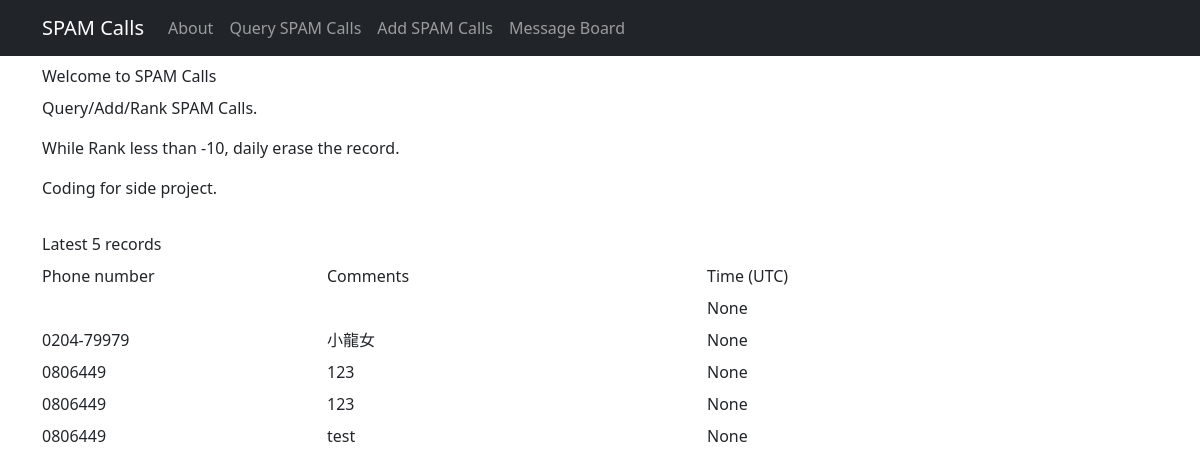
The app's page /about, older data.
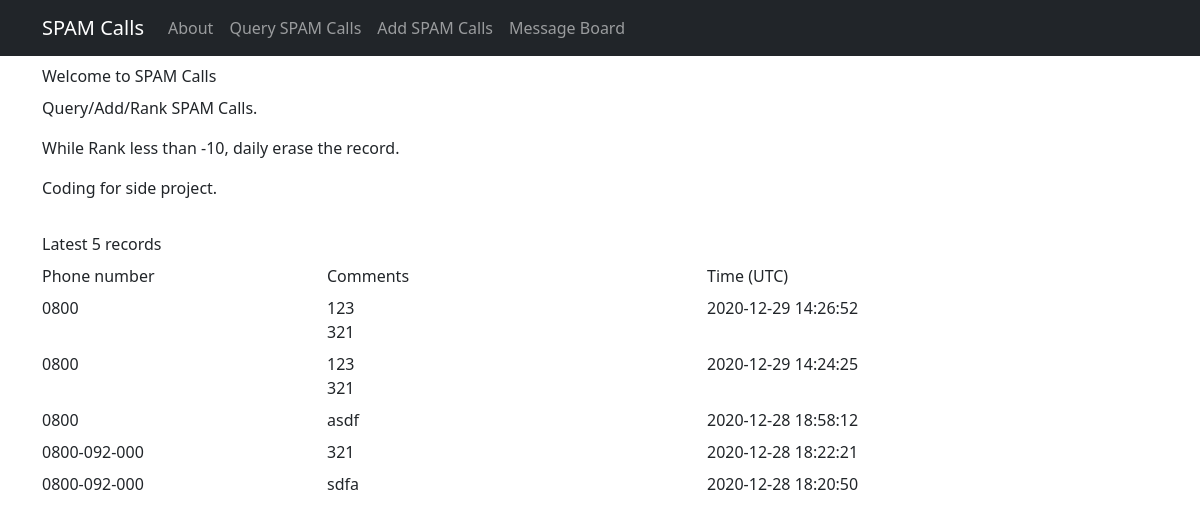
The same page, newer data.
### tables this page shows
CREATE TABLE calls (
            id INTEGER PRIMARY KEY AUTOINCREMENT,
            phone TEXT NOT NULL,
            comments TEXT NOT NULL,
            time TIMESTAMP DEFAULT CURRENT_TIMESTAMP,
            rank INTEGER DEFAULT 0
        );

### routes.py (the view)
@app.route("/", methods=["GET"])
@app.route("/about", methods=["GET"])
def about():
    sql = "select * from calls order by id desc limit 5"
    with sqlite3.connect(database) as con:
        con.row_factory = sqlite3.Row
        cur = con.cursor()
        cur.execute(sql)
        data = cur.fetchall()
    if data == []:
        return render_template("about.html", action='query', msg="")
    return render_template("about.html", data=data)

### templates/about.html (shortened to what this page needs)
{% extends "template.html" %}
{% block body %}
<div class="container">
    <label class="form-label">Welcome to SPAM Calls</label>
    <p class="text-justify">Query/Add/Rank SPAM Calls.</p>
    <p class="text-justify">While Rank less than -10, daily erase the record.</p>
    <p class="text-justify">Coding for side project.</p>
</div>
<div class="container">
    {% if msg != "" %}
    <label class="form-label">Latest 5 records</label>
    <div class="row mb-2">
        <div class="col-3">Phone number</div>
        <div class="col-4">Comments</div>
        <div class="col-4">Time (UTC)</div>
    </div>
    {% for rec in data %}
    <div class="row mb-2">
        <div class="col-3">{{ rec["phone"] }}</div>
        <div class="col-4 newline">{{ rec["comments"].replace("\n","<br>")|safe }}</div>
        <div class="col-4">{{ rec["time"] }}</div>
    </div>
    {% endfor %}
    {% endif %}
</div>
{% endblock %}

Row changes from the older to the newer data that the page shows:
no longer on this page (row edited): calls: time "None"
no longer on this page (row edited): calls: phone "0204-79979", comments.replace "小龍女", time "None"
removed calls: phone "0806449", comments.replace "123", time "None"
no longer on this page (row edited): calls: phone "0806449", comments.replace "123", time "None"
removed calls: phone "0806449", comments.replace "test", time "None"
added calls: phone "0800", comments.replace "123 321", time "2020-12-29 14:26:52"
added calls: phone "0800", comments.replace "123 321", time "2020-12-29 14:24:25"
added calls: phone "0800", comments.replace "asdf", time "2020-12-28 18:58:12"
added calls: phone "0800-092-000", comments.replace "321", time "2020-12-28 18:22:21"
added calls: phone "0800-092-000", comments.replace "sdfa", time "2020-12-28 18:20:50"
